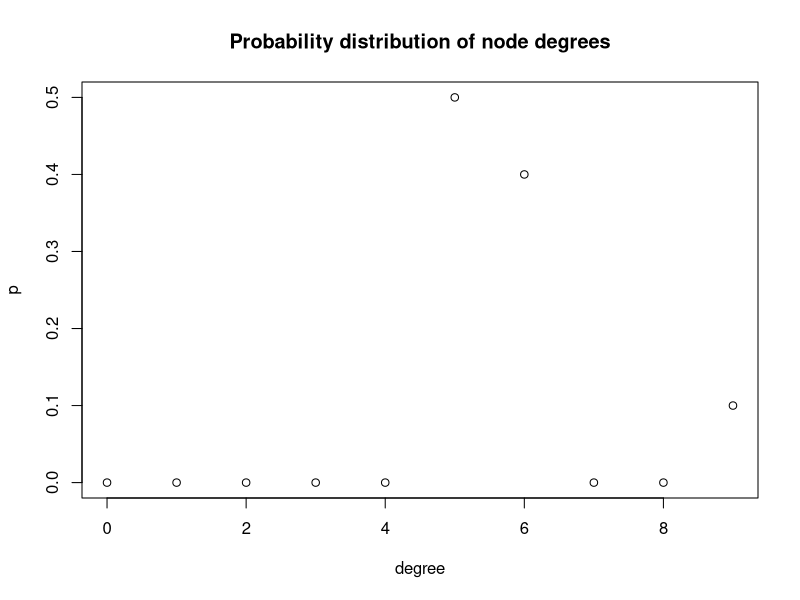
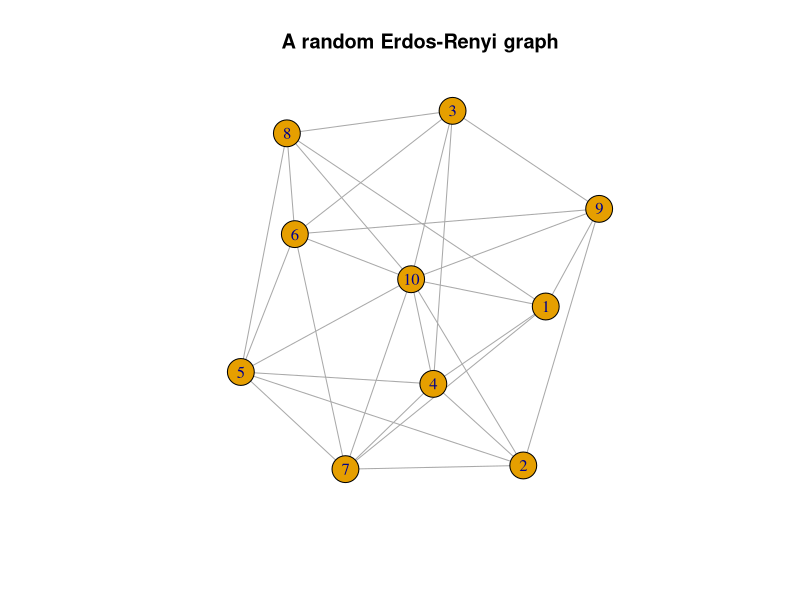
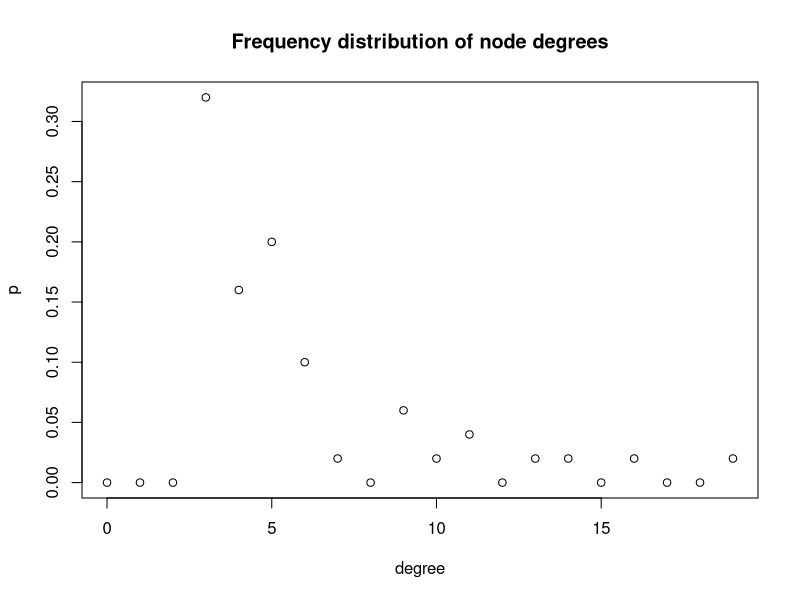
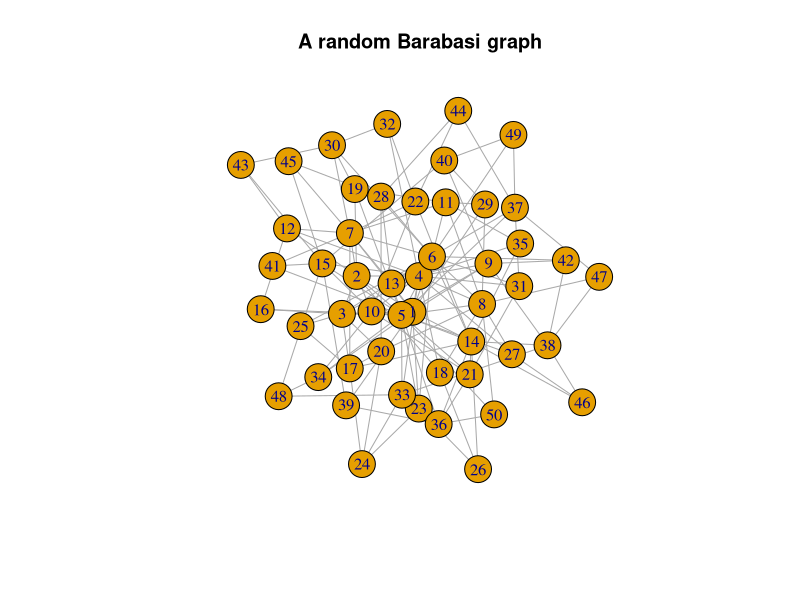
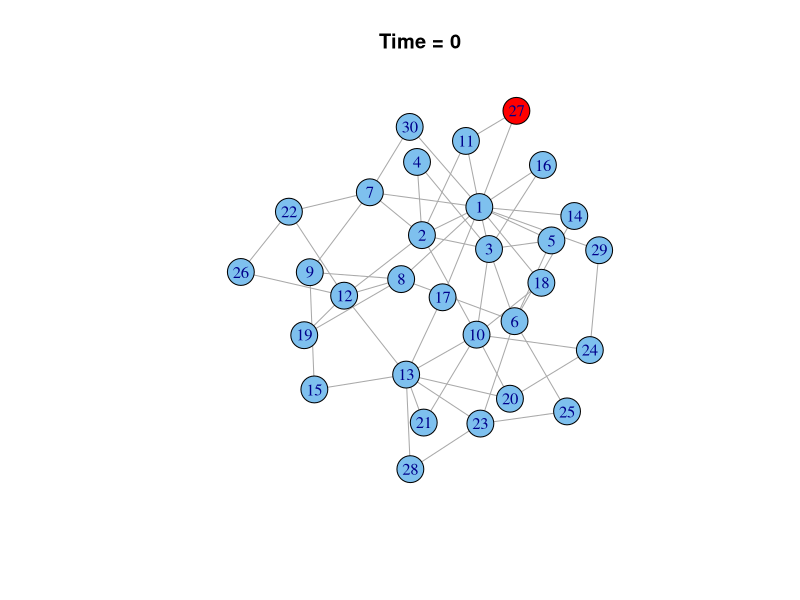
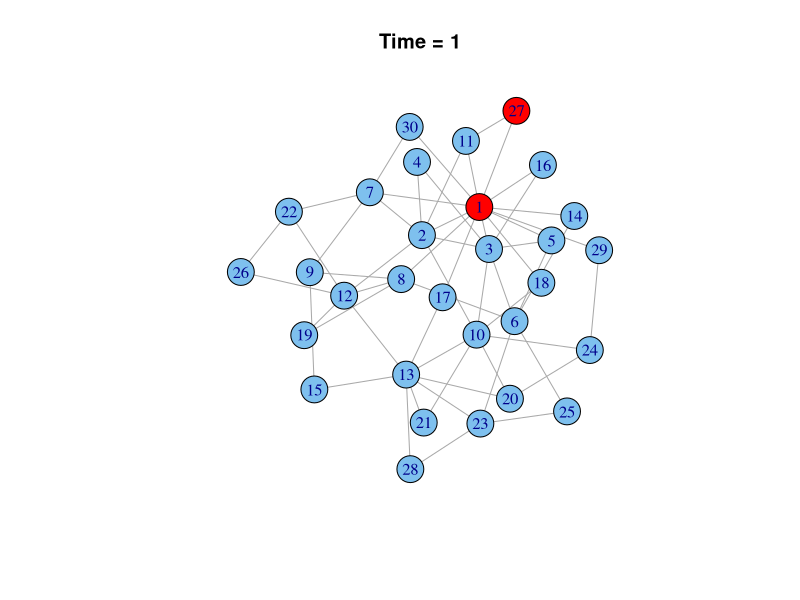
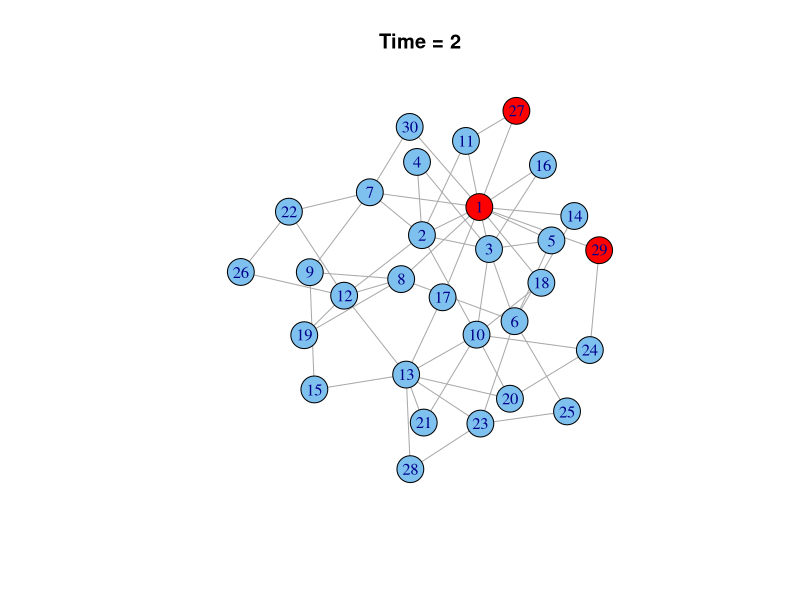
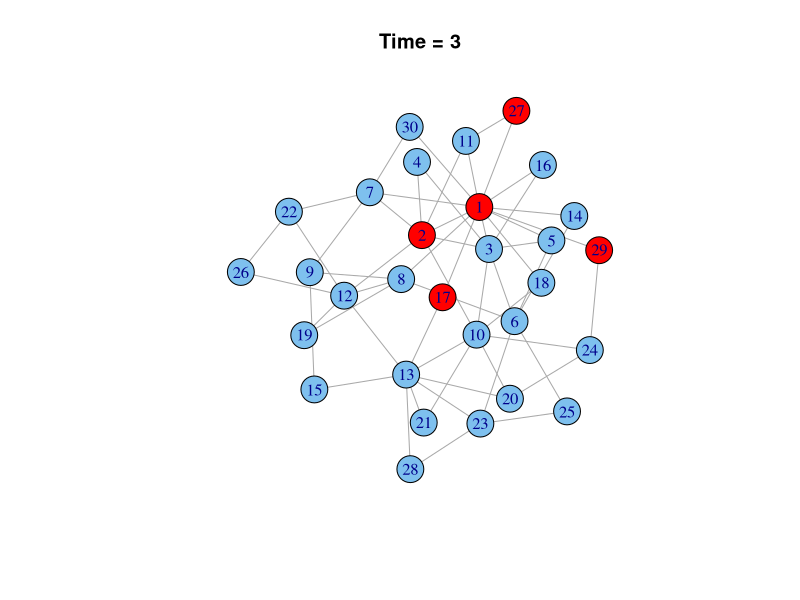

These figures' R source, in order:
###############################################################
# Starting script to the module 'Network models of epidemics' #
###############################################################

########################
# FUNCTION DEFINITIONS
########################

# generate.network.ER <- function(N, con)
# Use: generates a random network with edges generated between all pairs of nodes with equal probability. (i.e. an Erdős-Rényi random graph)
# Input: 
#      N: the number of nodes in the network
#      con: connectivity; the probability that a pair of nodes will be connected by an edge (constant for all pairs)
# Output:
#      A: an adjacency matrix

generate.network.ER <- function(N,con){
    A <- matrix(0,ncol=N,nrow=N) # initialize with zeros
    A[upper.tri(A)] <- rbinom(N*(N-1)/2,1,con) # fill up the upper triangle
    A[lower.tri(A)] <- t(A)[lower.tri(A)] # fill up the lower triangle to obtain a symmetric matrix
    A
}


# generate.network.B <- function(N, links.per.step)
# Use: generates a random network by adding nodes one by one and linking the new nodes to old ones such that old nodes with more existing links
#      are more likely to receive the new links (preferential attachment). This is simple example of a Barabási random graph.
# Input: 
#      N: the number of nodes in the network to be generated
#      links.per.step: the number of new links to be added after each node
# Output:
#      L: a 2-column matrix of all links with each row defining one link (i.e. incidence list). Each link occurs only once.

generate.network.B <- function(N,links.per.step){
    L <- matrix(nrow=0,ncol=2) # initialize matrix with zero rows
    deg <- integer(N) # initialize vector for degrees of the nodes
    for (i in 2:N) { # note that we start assigning edges from the second node only
      n.new <- min(links.per.step,i-1) # this is needed because at the beginning there might be too few old nodes to select from
    	linkto <- sample(i-1,n.new,prob=deg[1:(i-1)]+1) # in this example, the "attractiveness of isolated nodes is 1, and it increases linearly with degree
    	newlinks <- cbind(rep(i,n.new),linkto)
    	L <- rbind(L,newlinks) # append the new links to the matrix of all links
      deg[i] = deg[i] + n.new
      deg[linkto] = deg[linkto]+1
    }
    colnames(L) <- NULL # remove the column name automatically added by cbind
    L
}

################
# Main Program #
################

library(igraph) # load the igraph package (needs to be installed in R before use)

# A small tour of some graphs and useful functions
###################################################

# An Erdős-Rényi graph

ER <- generate.network.ER(10,0.6) # generate adjacency matrix for a random Erdős-Rényi network with 10 nodes
ER # have a look at the matrix
rowSums(ER) # find the degrees of the nodes
sum(ER)/2 # the total number of links

ER.igraph <- graph.adjacency(ER,mode="upper")  # make a copy in igraph format, to be able to use igraph functions
summary(ER.igraph)
# degree() and degree.distribution() are functions in the igraph package
degree(ER.igraph)
plot(0:max(degree(ER.igraph)),degree.distribution(ER.igraph),xlab="degree",ylab="p",main="Probability distribution of node degrees")
plot(ER.igraph,main="A random Erdos-Renyi graph")  # plot the graph
# Note that the layout is generated by a heuristic algorithm, and changes with each plotting of the same graph

# A Barabási graph

B <- generate.network.B(50,3)
B # have a look at the edge list
B.igraph <- graph.edgelist(B,directed=FALSE)
summary(B.igraph)
degree(B.igraph)
plot(0:max(degree(B.igraph)),degree.distribution(B.igraph),xlab="degree",ylab="p",main="Frequency distribution of node degrees")

plot(B.igraph, main="A random Barabasi graph")

# if you continue this session and would like to plot into unsplit windows, open a new window or re-set 'par(mfrow=c(1,1))'

# A simple epidemics
####################

# over a Barabási graph, with no recovery

N = 30 # number of individuals
simlength <- 15 # number of time steps
p.t <- 0.2 # probability of transmitting the disease along a link in one time step

plot.spread <- TRUE # switch to set whether you would like to plot the spreading of the epidemic over the network (slows down the simulation when TRUE)

links <- generate.network.B(N,2) # generate an edge list for a Barabási graph

infected <- logical(N) # initialize infection status
patientzero <- sample(N,1) # select 'patient zero'
infected[patientzero] <- TRUE

if (plot.spread) {
	network.i <- graph.edgelist(links,directed=FALSE)
	fixlayout <- layout.kamada.kawai(network.i)  # store a fixed layout for the graph
	node.colour <- rep("SkyBlue2",N) # initialize node colours (SkyBlue2 is also the default node colour in igraph)
    node.colour[patientzero] <- "red" # infected nodes will be coloured red
	plot(network.i,layout=fixlayout, main="Time = 0", vertex.color=node.colour)
	}

for (i in 1:simlength) {
	discordant.links <- which(xor(infected[links[,1]],infected[links[,2]])) # find the indeces of links that connect an infected individual to an uninfected
	transmit <- rbinom(length(discordant.links),1,p.t) # determine randomly which of the discordant links transmit the disease
	# let me update the infection vector in three steps to make it easier to read:
	transmitter.links <- discordant.links[transmit==1]
	nodes.of.transmitter.links <- unique(as.vector(links[transmitter.links,1:2])) # gets both nodes of the transmitter links into a single vector; unique just filters out repetitions
	infected[nodes.of.transmitter.links] <- TRUE # here I simply set both nodes to TRUE (although the transmitter already had 'TRUE'). In more complex models, you might want to do a further check here and overwrite only the newly infected nodes.
	if (plot.spread) {
    node.colour[infected] <- "red"
#    readline() # waits for the user to press <ENTER> before proceeding; you need to switch to the console to do this
    plot(network.i,layout=fixlayout, main=paste("Time =", i), vertex.color=node.colour)
	}

}